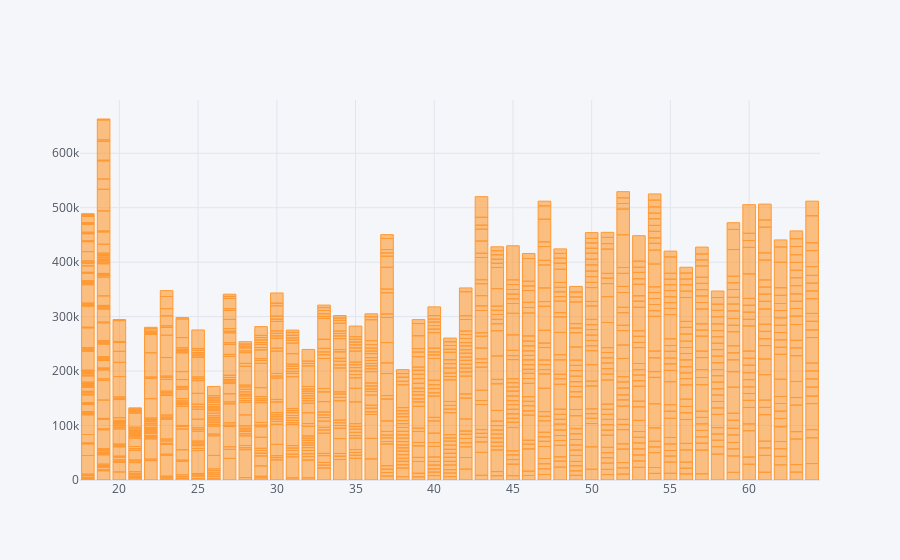

The code cell stored with this chart in its notebook:
### Code cell
insurance.iplot(kind='bar',x='age',y='charges')

### Figure 1 — Plotly figure (JSON) as saved in the notebook; plotly's stock layout.template omitted (floating-point values rounded to 4 significant figures; data arrays with more than 128 entries replaced by an {"elided": "..."} marker saying what was removed)
{"data": [{"marker": {"color": "rgba(255, 153, 51, 0.6)", "line": {"color": "rgba(255, 153, 51, 1.0)", "width": 1}}, "name": "charges", "orientation": "v", "text": "", "type": "bar", "x": {"elided": "1338 int values"}, "y": {"elided": "1338 float values"}}], "layout": {"legend": {"bgcolor": "#F5F6F9", "font": {"color": "#4D5663"}}, "paper_bgcolor": "#F5F6F9", "plot_bgcolor": "#F5F6F9", "title": {"font": {"color": "#4D5663"}}, "xaxis": {"gridcolor": "#E1E5ED", "showgrid": true, "tickfont": {"color": "#4D5663"}, "title": {"font": {"color": "#4D5663"}, "text": ""}, "zerolinecolor": "#E1E5ED"}, "yaxis": {"gridcolor": "#E1E5ED", "showgrid": true, "tickfont": {"color": "#4D5663"}, "title": {"font": {"color": "#4D5663"}, "text": ""}, "zerolinecolor": "#E1E5ED"}}}
